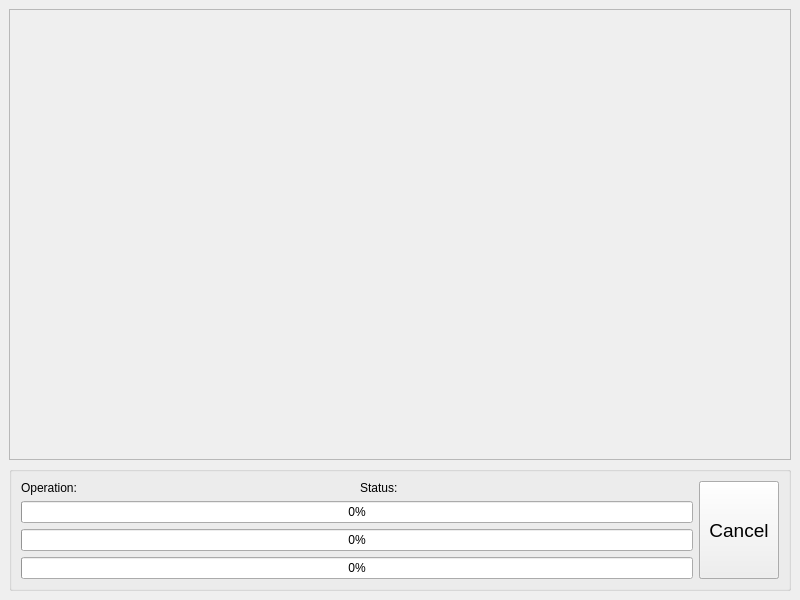
<?xml version="1.0" encoding="UTF-8"?>
<ui version="4.0">
 <class>MainWindow</class>
 <widget class="QMainWindow" name="MainWindow">
  <property name="geometry">
   <rect>
    <x>0</x>
    <y>0</y>
    <width>800</width>
    <height>600</height>
   </rect>
  </property>
  <property name="windowTitle">
   <string>File Backuper</string>
  </property>
  <widget class="QWidget" name="centralwidget">
   <layout class="QGridLayout" name="centralGridLayout">
    <item row="0" column="0">
     <widget class="QScrollArea" name="scrollArea">
      <property name="widgetResizable">
       <bool>true</bool>
      </property>
      <widget class="QWidget" name="scrollAreaWidgetContents">
       <layout class="QVBoxLayout" name="scrollAreaLayout"/>
      </widget>
     </widget>
    </item>
    <item row="2" column="0">
     <widget class="QGroupBox" name="groupBox">
      <layout class="QGridLayout" name="panelGridLayout" columnstretch="1,1,0">
       <item row="0" column="0">
        <widget class="QLabel" name="operationLabel">
         <property name="text">
          <string>Operation:</string>
         </property>
        </widget>
       </item>
       <item row="0" column="1">
        <widget class="QLabel" name="statusLabel">
         <property name="text">
          <string>Status:</string>
         </property>
        </widget>
       </item>
       <item row="0" column="2" rowspan="4">
        <widget class="QPushButton" name="startButton">
         <property name="sizePolicy">
          <sizepolicy hsizetype="Minimum" vsizetype="Maximum">
           <horstretch>0</horstretch>
           <verstretch>0</verstretch>
          </sizepolicy>
         </property>
         <property name="maximumSize">
          <size>
           <width>16777214</width>
           <height>16777214</height>
          </size>
         </property>
         <property name="font">
          <font>
           <pointsize>14</pointsize>
          </font>
         </property>
         <property name="text">
          <string>Start</string>
         </property>
        </widget>
       </item>
       <item row="0" column="2" rowspan="4">
        <widget class="QPushButton" name="cancelButton">
         <property name="sizePolicy">
          <sizepolicy hsizetype="Minimum" vsizetype="Maximum">
           <horstretch>0</horstretch>
           <verstretch>0</verstretch>
          </sizepolicy>
         </property>
         <property name="maximumSize">
          <size>
           <width>16777214</width>
           <height>16777214</height>
          </size>
         </property>
         <property name="font">
          <font>
           <pointsize>14</pointsize>
          </font>
         </property>
         <property name="text">
          <string>Cancel</string>
         </property>
         <property name="visible">
          <bool>false</bool>
         </property>
        </widget>
       </item>
       <item row="1" column="0" colspan="2">
        <widget class="QProgressBar" name="fileProgressBar">
         <property name="value">
          <number>0</number>
         </property>
         <property name="textVisible">
          <bool>true</bool>
         </property>
         <property name="invertedAppearance">
          <bool>false</bool>
         </property>
        </widget>
       </item>
       <item row="2" column="0" colspan="2">
        <widget class="QProgressBar" name="taskProgressBar">
         <property name="value">
          <number>0</number>
         </property>
         <property name="textVisible">
          <bool>true</bool>
         </property>
         <property name="invertedAppearance">
          <bool>false</bool>
         </property>
        </widget>
       </item>
       <item row="3" column="0" colspan="2">
        <widget class="QProgressBar" name="totalProgressBar">
         <property name="value">
          <number>0</number>
         </property>
         <property name="textVisible">
          <bool>true</bool>
         </property>
         <property name="invertedAppearance">
          <bool>false</bool>
         </property>
        </widget>
       </item>
      </layout>
     </widget>
    </item>
   </layout>
  </widget>
 </widget>
 <resources/>
 <connections/>
</ui>
